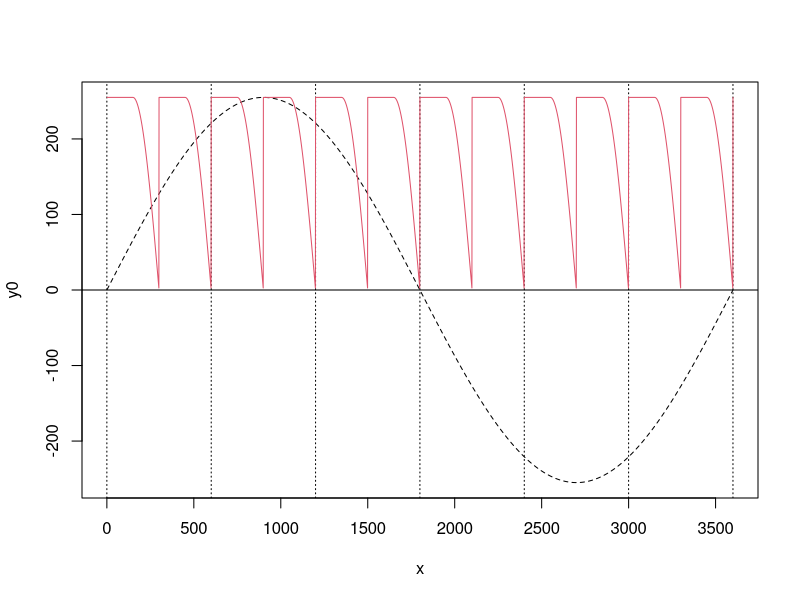
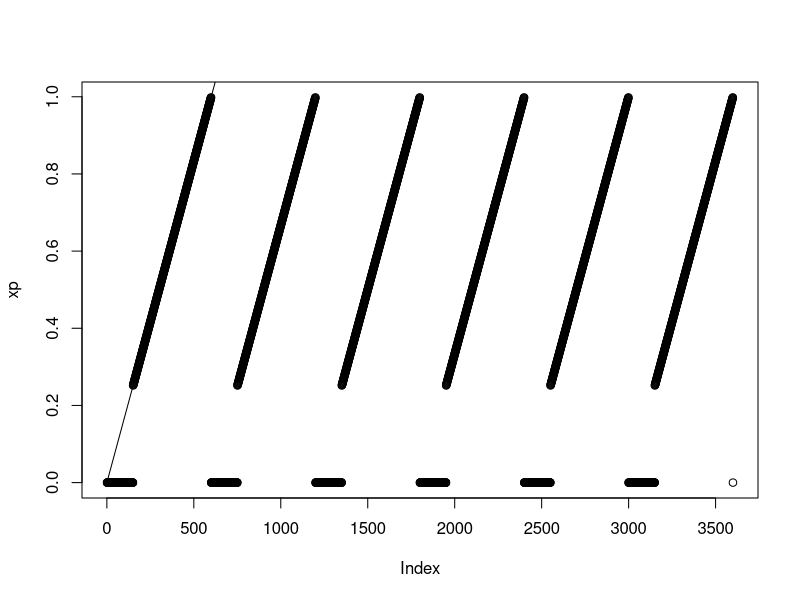
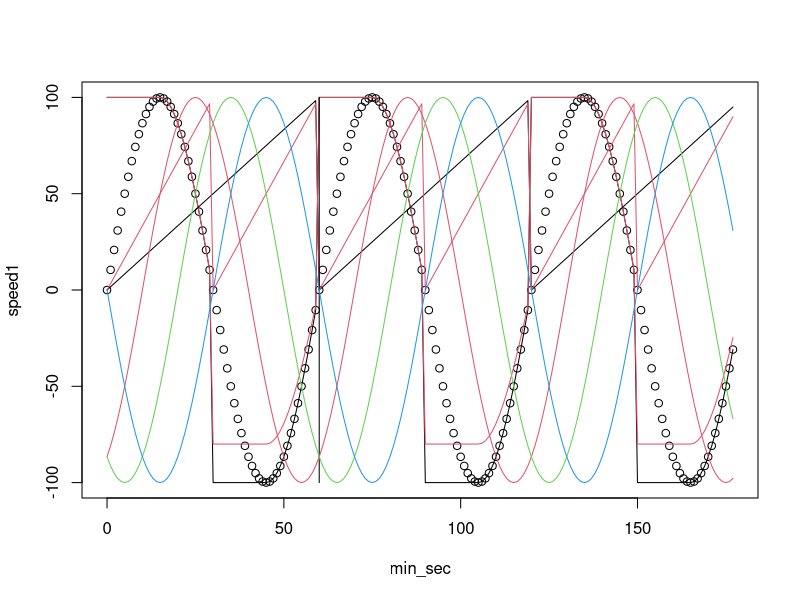

The R script that drew these images, in order:
offset <- 0
amp <- 255
x <- 1:3600



pwm <- function(amp,
                offset,
                period){#
y <- amp*sin((x-offset)/period*2*pi)
y0 <- amp*sin(x/3600*2*pi)
  
xp <- (x/(period/2))-floor(x/(period/2))
y <- ifelse(xp <= 0.5,amp,y)
y <- ifelse(y < 0,-y,y)


plot(x,y0,type="l",lty=2)
abline(h=0)
abline(v=0:6*600,lty=3)
lines(x,y,col=2)
#lines(rep((0:6*600),each=3),rep(c(NA,-amp,amp),7))
}
pwm(255,0,60*10)
x <- 1:3600
p <- 600
xp <- (x/p)-floor(x/p)
xp <- ifelse(xp <= 0.25,0,xp)
plot(xp)
lines(x/p)


#################################
#
min_sec <- 0:(59*3)
offset <- 0
offset2 <- 10
offset3 <- 20
offset4 <- 30
period <- 60
Amp <- 100
amp_offset <- -0.8
speed1 <- Amp * sin((min_sec-offset)/period*2*pi)
speed2 <- Amp * sin((min_sec-offset2)/period*2*pi)
speed3 <- Amp * sin((min_sec-offset3)/period*2*pi)
speed4 <- Amp * sin((min_sec-offset4)/period*2*pi)

rel_time <- min_sec/period - floor(min_sec/period)
rel_time_2 <- min_sec/period*2 - floor(min_sec/period*2)

speed1_adj <- ifelse(rel_time_2 <= 0.5,ifelse(rel_time < 0.5,Amp,-Amp),(speed1))
speed1_adj2 <- ifelse(speed1_adj <= 0, 
                      ifelse(rep(amp_offset,length(speed1)) < 0,speed1_adj*abs(amp_offset),speed1_adj),
                      ifelse(rep(amp_offset,length(speed1)) > 0,speed1_adj*abs(amp_offset),speed1_adj))

#speed1 <- abs(speed1)
plot(min_sec,speed1)
lines(min_sec,speed1_adj)
lines(min_sec,speed1_adj2,col=2)
lines(min_sec,rel_time*100)
lines(min_sec,rel_time_2*100,col=2)
lines(c(period,period),c(-Amp,Amp))
lines(min_sec,speed2,col=2)
lines(min_sec,speed3,col=3)
lines(min_sec,speed4,col=4)